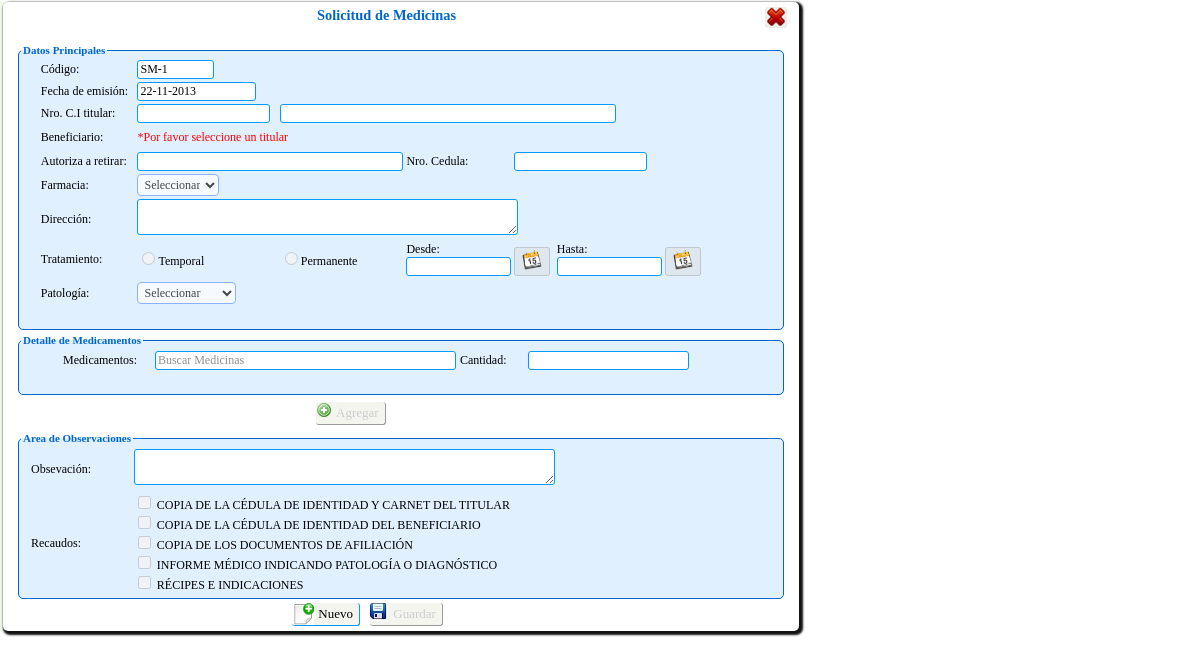
Page /persona/Php/transacciones/solicitud_medicinas/solicitud_medicina.php (signed in) on the committed database.
### tables this page shows
CREATE TABLE IF NOT EXISTS `trecaudo` (
  `id_recaudo` int(11) NOT NULL AUTO_INCREMENT,
  `descripcion` varchar(80) NOT NULL,
  `tipo` varchar(50) NOT NULL,
  `estatus` char(1) NOT NULL,
  PRIMARY KEY (`id_recaudo`)
);

### persona/Clases/clase_solicitud_medicina.php (called while the page is built, shortened)
<?php
include_once("clase_mysql.php");
class sMedicina extends conectaBDMy{
    public function buscaUltimoID(){
       $sql="SELECT * FROM tsolicitud_servicio ORDER BY id_solicitud DESC LIMIT 1";
		return ($cursor= parent::ejecuta_sql($sql));
    }
    public function sig_tupla( $registro )
	{
		return( parent::proxima_tupla( $registro ) );
	}
}
?>

### persona/Clases/clase_mysql.php (called while the page is built, shortened)
<?PHP
class conectaBDMy
{
	private $servidor;
	private $usuario;
	private $password;
	private $conexion;
	function conectaBDMy()
	{
		$this->servidor="localhost";
		$this->usuario="root";
		$this->password="iutep";
		$this->basedatos="bdsas";
	}
	function abrir_BD()
	{
		if ( !($enlace= @mysql_connect( $this->servidor, $this->usuario, $this->password ) ) )
		{
		header("Location: ../html/Error_bd.html");
		}
		$this->conexion=$enlace;
		return true;
	}
	function ejecuta_sql( $query )
	{
		if ( $this->abrir_BD() )
	     return ( mysql_query($query,$this->conexion ) );
	else
	     return null;
	}
  function proxima_tupla($cursor)
  {
	return mysql_fetch_array($cursor);
  }
}
?>

### persona/Clases/clase_recaudo.php (called while the page is built, shortened)
<?php
include_once("clase_mysql.php");
class recaudos extends conectaBDMy{
	private $tipoRecaudo;
    public function recaudos(){
		$this->tipoRecaudo="";
	}
 	public function setTiporecaudo($Valor){
        $this->tipoRecaudo = mb_strtoupper(trim($Valor), "utf-8");
    }
	function lista_recaudo()
	{
		$c=0;
		$sql="SELECT * FROM trecaudo where estatus='1' and tipo='$this->tipoRecaudo' order by id_recaudo";
		 $cursor=parent::ejecuta_sql($sql);
		 if($row= parent::proxima_tupla($cursor))
		 {
			 DO
			 {
				$fila[$c][1]=$row["id_recaudo"];
				$fila[$c][2]=$row["descripcion"];
				$fila[$c][3]=$row["tipo"];
				$c++;
			 }WHILE($row= parent::proxima_tupla($cursor));
		 }
		if ( $fila>0 )
			return $fila;
		else
			return -1;
	}
}
?>

### persona/Clases/clase_patologia.php (called while the page is built, shortened)
<?php
include_once("clase_mysql.php");
class patologia extends conectaBDMy{
	function lista_patologia()
	{
		$c=0;
		$sql="select * from tpatologia where estatus='1' order by nombre";
		 $cursor=parent::ejecuta_sql($sql);
		 if($row= parent::proxima_tupla($cursor))
		 {
			 DO
			 {
				$fila[$c][1]=$row["id_patologia"];
				$fila[$c][2]=$row["nombre"];
				$c++;
			 }WHILE($row= parent::proxima_tupla($cursor));
		 }
		if ( $fila>0 )
			return $fila;
		else
			return -1;
	}
}
?>

### persona/Php/transacciones/solicitud_medicinas/solicitud_medicina.php (the view, shortened to what this page needs)
<?php session_start();
include_once("../../../Clases/clase_solicitud_medicina.php");
$sMedicina= new sMedicina();
$res=$sMedicina->buscaUltimoID();
$res=$sMedicina->sig_tupla($res);
$compl='SM-';
$idSolicitud='0';
if($res){
	$idSolicitud=$res['id_solicitud']+1;
}else{
	$idSolicitud='1';
}
?><!DOCTYPE HTML>
<html lang="es">
<head>
<link rel="stylesheet" type="text/css" href="../../../Css/estilo2.css" />
<link rel="stylesheet" type="text/css" href="../../../Css/estilos.css" />
<link rel="stylesheet" type="text/css" href="../../../Css/jscal2.css" />
<link href="../../../JavaScript/jquery.alerts.css" rel="stylesheet" type="text/css" />
  <link type="text/css" rel="stylesheet" href="../jquery/themes/base/jquery.ui.theme.css" />
  <link type="text/css" rel="stylesheet" href="../jquery/themes/base/jquery.ui.autocomplete.css" />
</head>
<body>
<div id="cuerpo">
<form action="" method="POST" id="form_solicitud_medicina" name="form_solicitud_medicina">
<table width="779" height="25" border="0" cellpadding="0" cellspacing="0">
    <tr>
      <td width="757"> <h1>Solicitud de Medicinas</h1></td>
      <td width="22" valign="top"><input name="cancelar" type="button" id="cancelar" class='btn_cancelar_act_img'   onclick="location.href='../../../../html/blanco2.html'"title="Salir"/></td>
    </tr>
  </table>
  <fieldset>
  <legend align="left">Datos Principales</legend>
    <table width="757" border="0" cellpadding="1" cellspacing="1">
    <tr>
      <td>&nbsp;</td>
      <td>Código:</td>
      <td><input name="fecha2" id="fecha2" type="text" size="8" readonly value="<?php echo $compl.''.$idSolicitud; ?>"/></td>
      <td colspan="5"><input type="hidden" name="codHoja" id="codHoja" value="<?php echo $compl.''.$idSolicitud; ?>"></td>
      </tr>
    <tr>
      <td width="24">&nbsp;</td>
      <td width="118">Fecha de emisión:</td>
      <td width="103"><input name="fecha" id="fecha" type="text" size="14" maxlength="10" value="<?php date_default_timezone_set('America/Caracas'); echo date("d-m-Y"); ?>" readonly /></td>
      <td colspan="5">&nbsp;</td>
      </tr>
    <tr>
      <td>&nbsp;</td>
      <td>Nro. C.I titular:</td>
      <td><input name="cedTitular" type="text" disabled id="cedTitular" title="Ejemplo: 20643089, Si la C.I es menor a ocho (8) dígitos complete con ceros (0) a la izquierda Ejemplo: 08042667" size="16" /></td>
      <td colspan="5"><div id="cap3" ><input name="vacio" type="text" id="box" size="45" readonly title="Nombre del Titular" /></div></td>
      </tr>
    <tr>
      <td>&nbsp;</td>
      <td height="23">Beneficiario:</td>
      <td colspan="6"><div id="cap1" style="color:#FF0000; display:block; width:"200" ">*Por favor seleccione un titular</div></td>
      </tr>
    <tr>
      <td>&nbsp;</td>
      <td>Autoriza a retirar:</td>
      <td colspan="2"><input name="nombAutorizado" type="text" disabled id="nombAutorizado" title="Nombre de la persona autorizada a retirar medicamento" size="35" /></td>
      <td width="83">Nro. Cedula:</td>
      <td colspan="3"><input name="cedAutorizado" type="text" disabled id="cedAutorizado" title="Cedula del Autorizado" size="16" />
        <input name="ope" type="hidden" id="ope" value="iMedicina" hidden="hidden" /></td>
      </tr>
    <tr>
      <td>&nbsp;</td>
      <td>Farmacia:</td>
      <td colspan="6"><select name="organizacion" id="organizacion" disabled="disabled">
              <option value="0" selected="selected" disabled="disabled">Seleccionar </option>
              <?php include_once("../../../Clases/clase_proveedor.php");
			?><option value="<?php echo $lista[$i][1];?>"><?php echo $lista[$i][2];?></option>
            </select></td>
      </tr>
    <tr>
      <td>&nbsp;</td>
      <td>Dirección:</td>
      <td colspan="6"><div id="cap4"><textarea name="direccion" id="direccion" cols="45" rows="2" readonly></textarea></div></td>
      </tr>
    <tr>
      <td>&nbsp;</td>
      <td>Tratamiento:</td>
      <td><input type="radio" name="tratamiento" id="tratamiento1" value="T" disabled="disabled" ><label for="tratamiento1">Temporal</label></td>
      <td width="118"><input type="radio" name="tratamiento" id="tratamiento2" value="P" title="Debe indicar fecha" disabled="disabled"  ><label for="tratamiento2">Permanente</label></td>
      <td>Desde:
        <input name="fecha_ini" id="fecha_ini" type="text" size="12" maxlength="10" readonly title="Fecha de inicio"/></td>
      <td width="42" valign="bottom"><button name="boton_fec_ini" id="boton_fec_ini" class="button" disabled="disabled"  ><img src="../../../Imagen_sistema/calend.png" width="20" height="20" /></button><td width="74">Hasta:
<input name="fecha_fin" id="fecha_fin" type="text" size="12" maxlength="10" readonly title="Fecha de fin"/></td>
      <td width="170" valign="bottom"><button name="boton_fec_fin" id="boton_fec_fin" class="button" disabled="disabled" ><img src="../../../Imagen_sistema/calend.png" width="20" height="20" /></button></tr>
    <tr>
      <td>&nbsp;</td>
      <td height="28">Patología:</td>
      <td colspan="6"><select name="patologia" id="patologia" title="Estudio" disabled="disabled">
        <option value="0" selected="selected" disabled="disabled">Seleccionar </option>
        <?php include_once("../../../Clases/clase_patologia.php");
				$patologia=new patologia();
				$lista=$patologia->lista_patologia();
			?>
      </select></td>
    </tr>
    <tr>
      <td>&nbsp;</td>
      <td>&nbsp;</td>
      <td colspan="6">&nbsp;</td>
    </tr>
    </table>
    </fieldset>
     <fieldset>
      <legend align="left">Detalle de Medicamentos</legend>
     <table width="738" border="0">
    <tr>
      <td width="47">&nbsp;</td>
      <td width="93">Medicamentos:</td>
      <td width="257"><input style="color:#909090" name="medicamento" id="medicamento" disabled="disabled" size="40"  type="text" value="Buscar Medicinas" onfocus = "if(this.value=='Buscar Medicinas') {this.value=''; this.style.color='#000'}" onblur="if(this.value==''){this.value='Buscar Medicinas'; this.style.color='#909090'}" /></td>
      <td width="70">Cantidad:</td>
      <td width="159"><input name="cantidad" type="text" disabled="disabled" id="cantidad" size="20"  /></td>
      <td width="86">&nbsp;</td>
    </tr>
     <tr>
       <td>&nbsp;</td>
       <td>&nbsp;</td>
       <td>&nbsp;</td>
       <td>&nbsp;</td>
       <td>&nbsp;</td>
       <td>&nbsp;</td>
     </tr>
  </table></fieldset>
  <table  width="747" border="0">
      <tr>
      <td width="296">&nbsp;</td>
      <td width="96"> <input name="agregar" type="button" id="agregar" value="Agregar"disabled="disabled" title="Agregar un servicio"class='btn_guardar_desact btn_guardar_act_img3'  onclick="if(!crear(this)){return false;}" />
      </td>
      <td width="341">&nbsp;</td>
      </tr>
      <tr>
       <td colspan="4"></td>
      </tr>
  </table>
  <fieldset>
    <legend align="left">Area de Observaciones</legend>
    <table width="739" border="0">
    <tr>
      <td width="2">&nbsp;</td>
      <td width="99" height="24">Obsevación:</td>
      <td width="531"><span>
        <textarea name="observacion" cols="50" rows="2" disabled id="observacion" ></textarea>
      </span></td>
      <td width="89">&nbsp;</td>
    </tr>
    <tr>
      <td>&nbsp;</td>
      <td>Recaudos:</td>
      <td colspan="2"><?php 	include_once("../../../Clases/clase_recaudo.php");
			$recaudo= new recaudos();
			$recaudo->setTiporecaudo('SOLICITUD - MÉDICINAS');
			$consul=$recaudo->lista_recaudo();
			for($i=0;$i<count($consul);$i++)
			{
			if($consul[$i][3]=='SOLICITUD - MÉDICINAS'){
		?>  <input type="checkbox" name="recaudos[]" id="<?php echo $i;?>" value="<?php echo $consul[$i][1];?>" disabled="disabled">
        <?php echo "<label  for='$i'>".$consul[$i][2]."</label>"; ?><br>
        <?php
		}else { echo "<div id='open' style='color:#F00'> Alerta: No se han asignado recaudos por Solicitud de Medicinas. Por favor <a href='#'>click</a></div>";}
		}?></td>
      </tr>
    </table>
   </fieldset>
   <table  width="746" border="0" cellpadding="0" cellspacing="0">
      <tr>
      <td width="357" align="right"><input name="nuevo" type="button" id="nuevo" value="  Nuevo" class='btn_act btn_nuevo_act_img' onclick="limpiar_form(this.form)" title="Pulse para activar campos"/></td>
      <td width="389" ><input name="guardar" type="submit" class='btn_guardar_desact btn_guardar_act_img' id="guardar" disabled="disabled"  value=" Guardar" title="Guardar" onClick="if(!recuados()){return false;}"  /></td>
      </tr>
  </table>
</form>
</div>
</body>
</html>

### persona/Css/estilo2.css (style rules this page uses)
input[type=text] { background-color: #fff; border: 1px double #09F; border-radius: 3px; }
textarea { background-color: #fff; border: 1px double #09F; border-radius: 3px; }

### persona/Css/estilos.css (style rules this page uses)
body { margin: auto; width:100%; min-width:600px; max-width:2000px; background-color:transparent; font:Tahoma, Geneva, sans-serif; }
body, input, select { font-family: "Lucida Sans Unicode"; font-size: 12px; color: #000; border-radius:3px; }
#cuerpo { width:799px; height:100%; padding:0px; background:#F0F8E7; }
h1 { font-size:1.2em; color: #06C; text-align:center; }
h1, h2, p { margin: 0px 0px 20px 0px; }
form { position:relative; padding:5px; margin-top: 2px; margin-left: 3px; margin-bottom:2px; background:#FFF; display:block; box-shadow: 2px 2px 2px 2px #121212; border-radius: 5px; }
form fieldset { width:760px; border:1px solid #06C; padding:2px; margin:auto; margin-bottom:4px; border-radius: 5px; background-color:#E1F0FF; }
form legend { font-family: "Lucida Sans Unicode"; font-weight:bold; font-size:11px; color: #06C; }
select { font-family: "Lucida Sans Unicode"; font-size: 12px; color: #000; background-color:#fff; border-color:#69F; padding: 2px; border-radius:4px; }

### persona/Php/transacciones/solicitud_medicinas/solicitud_medicina.php (style rules this page uses)
.btn_act { height: 23px; background-color: #f5f5f0; border-bottom: 1px solid #09F; border-right:1px solid #09F; border-top:0px; border-left:0px; font-size: 13px; color:black; padding-left: 20px; background-repeat: no-repeat; cursor:hand; cursor:pointer; margin-left:5px; margin-right:5px; outline-width:0px; background-image: url(../../../Imagen_sistema/cancelar.jpg); }
.btn_nuevo_act_img { background-image: url(../../../Imagen_sistema/nuevo.jpg); }
.btn_cancelar_act_img { margin: auto; background-repeat: no-repeat; cursor:hand; cursor:pointer; height: 21px; width: 22px; border: 0px; background-image: url(../../../Imagen_sistema/cancelar.jpg); }
.btn_guardar_act_img { background-image: url(../../../Imagen_sistema/guardar.jpg); }
.btn_guardar_act_img3 { background-image: url(../../../Imagen_sistema/add.png); }
.btn_guardar_desact { height: 23px; background-color: #f5f5f0; border-bottom: 1px solid #999; border-right:1px solid #999; border-top:0px; border-left:0px; font-size: 13px; color:#CCC; padding-left: 20px; background-repeat: no-repeat; cursor:hand; cursor:pointer; margin-left:5px; margin-right:5px; outline-width:0px; }

### rows in the picture
trecaudo: descripcion "COPIA DE LA CÉDULA DE IDENTIDAD Y CARNET DEL TITULAR"
trecaudo: descripcion "COPIA DE LA CÉDULA DE IDENTIDAD DEL BENEFICIARIO"
trecaudo: descripcion "COPIA DE LOS DOCUMENTOS DE AFILIACIÓN"
trecaudo: descripcion "INFORME MÉDICO INDICANDO PATOLOGÍA O DIAGNÓSTICO"
trecaudo: descripcion "RÉCIPES E INDICACIONES"
